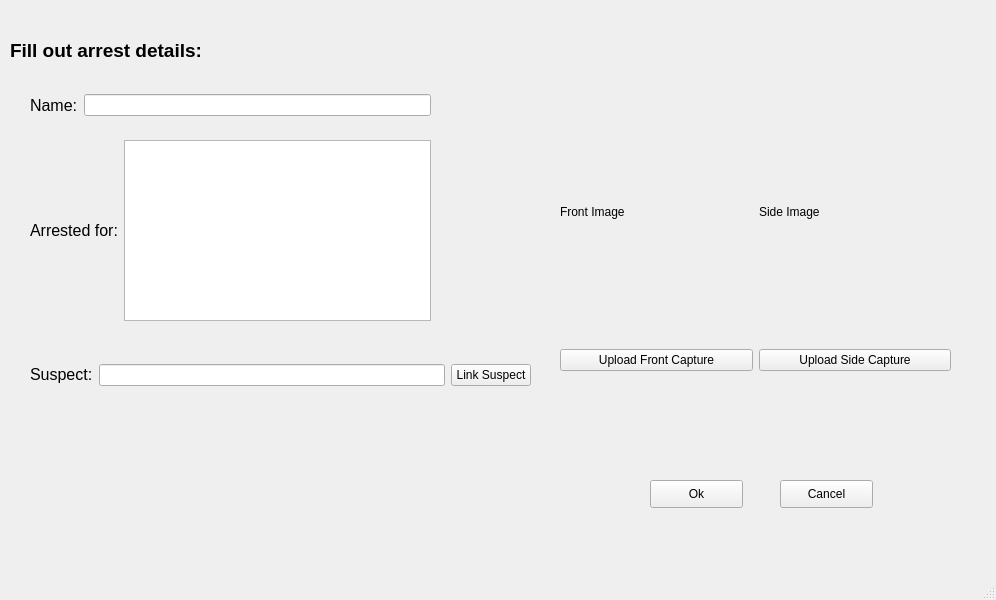
<?xml version="1.0" encoding="UTF-8"?>
<ui version="4.0">
 <class>MainWindow</class>
 <widget class="QMainWindow" name="MainWindow">
  <property name="geometry">
   <rect>
    <x>0</x>
    <y>0</y>
    <width>996</width>
    <height>600</height>
   </rect>
  </property>
  <property name="windowTitle">
   <string>MainWindow</string>
  </property>
  <widget class="QWidget" name="centralwidget">
   <widget class="QLabel" name="label">
    <property name="geometry">
     <rect>
      <x>10</x>
      <y>30</y>
      <width>281</width>
      <height>41</height>
     </rect>
    </property>
    <property name="text">
     <string>&lt;html&gt;&lt;head/&gt;&lt;body&gt;&lt;p&gt;&lt;span style=&quot; font-size:14pt; font-weight:600;&quot;&gt;Fill out arrest details:&lt;/span&gt;&lt;/p&gt;&lt;/body&gt;&lt;/html&gt;</string>
    </property>
   </widget>
   <widget class="QWidget" name="horizontalLayoutWidget">
    <property name="geometry">
     <rect>
      <x>30</x>
      <y>80</y>
      <width>401</width>
      <height>51</height>
     </rect>
    </property>
    <layout class="QHBoxLayout" name="horizontalLayout">
     <item>
      <widget class="QLabel" name="label_2">
       <property name="text">
        <string>&lt;html&gt;&lt;head/&gt;&lt;body&gt;&lt;p&gt;&lt;span style=&quot; font-size:12pt;&quot;&gt;Name:&lt;/span&gt;&lt;/p&gt;&lt;/body&gt;&lt;/html&gt;</string>
       </property>
      </widget>
     </item>
     <item>
      <widget class="QLineEdit" name="lineEdit"/>
     </item>
    </layout>
   </widget>
   <widget class="QWidget" name="horizontalLayoutWidget_2">
    <property name="geometry">
     <rect>
      <x>30</x>
      <y>140</y>
      <width>401</width>
      <height>181</height>
     </rect>
    </property>
    <layout class="QHBoxLayout" name="horizontalLayout_2">
     <item>
      <widget class="QLabel" name="label_3">
       <property name="text">
        <string>&lt;html&gt;&lt;head/&gt;&lt;body&gt;&lt;p&gt;&lt;span style=&quot; font-size:12pt;&quot;&gt;Arrested for:&lt;/span&gt;&lt;/p&gt;&lt;/body&gt;&lt;/html&gt;</string>
       </property>
      </widget>
     </item>
     <item>
      <widget class="QListWidget" name="listWidget"/>
     </item>
    </layout>
   </widget>
   <widget class="QWidget" name="horizontalLayoutWidget_3">
    <property name="geometry">
     <rect>
      <x>30</x>
      <y>340</y>
      <width>501</width>
      <height>70</height>
     </rect>
    </property>
    <layout class="QHBoxLayout" name="horizontalLayout_3">
     <item>
      <widget class="QLabel" name="label_4">
       <property name="text">
        <string>&lt;html&gt;&lt;head/&gt;&lt;body&gt;&lt;p&gt;&lt;span style=&quot; font-size:12pt;&quot;&gt;Suspect:&lt;/span&gt;&lt;/p&gt;&lt;/body&gt;&lt;/html&gt;</string>
       </property>
      </widget>
     </item>
     <item>
      <widget class="QLineEdit" name="lineEdit_2"/>
     </item>
     <item>
      <widget class="QPushButton" name="pushButton">
       <property name="text">
        <string>Link Suspect</string>
       </property>
      </widget>
     </item>
    </layout>
   </widget>
   <widget class="QWidget" name="gridLayoutWidget">
    <property name="geometry">
     <rect>
      <x>560</x>
      <y>80</y>
      <width>391</width>
      <height>291</height>
     </rect>
    </property>
    <layout class="QGridLayout" name="gridLayout">
     <item row="2" column="1">
      <widget class="QPushButton" name="pushButton_3">
       <property name="text">
        <string>Upload Side Capture</string>
       </property>
      </widget>
     </item>
     <item row="2" column="0">
      <widget class="QPushButton" name="pushButton_2">
       <property name="text">
        <string>Upload Front Capture</string>
       </property>
      </widget>
     </item>
     <item row="0" column="0">
      <widget class="QLabel" name="label_5">
       <property name="text">
        <string>Front Image</string>
       </property>
       <property name="scaledContents">
        <bool>true</bool>
       </property>
      </widget>
     </item>
     <item row="0" column="1">
      <widget class="QLabel" name="label_6">
       <property name="text">
        <string>Side Image</string>
       </property>
       <property name="scaledContents">
        <bool>true</bool>
       </property>
      </widget>
     </item>
    </layout>
   </widget>
   <widget class="QPushButton" name="pushButton_4">
    <property name="geometry">
     <rect>
      <x>650</x>
      <y>480</y>
      <width>93</width>
      <height>28</height>
     </rect>
    </property>
    <property name="text">
     <string>Ok</string>
    </property>
   </widget>
   <widget class="QPushButton" name="pushButton_5">
    <property name="geometry">
     <rect>
      <x>780</x>
      <y>480</y>
      <width>93</width>
      <height>28</height>
     </rect>
    </property>
    <property name="text">
     <string>Cancel</string>
    </property>
   </widget>
  </widget>
  <widget class="QStatusBar" name="statusbar"/>
 </widget>
 <resources/>
 <connections/>
</ui>
